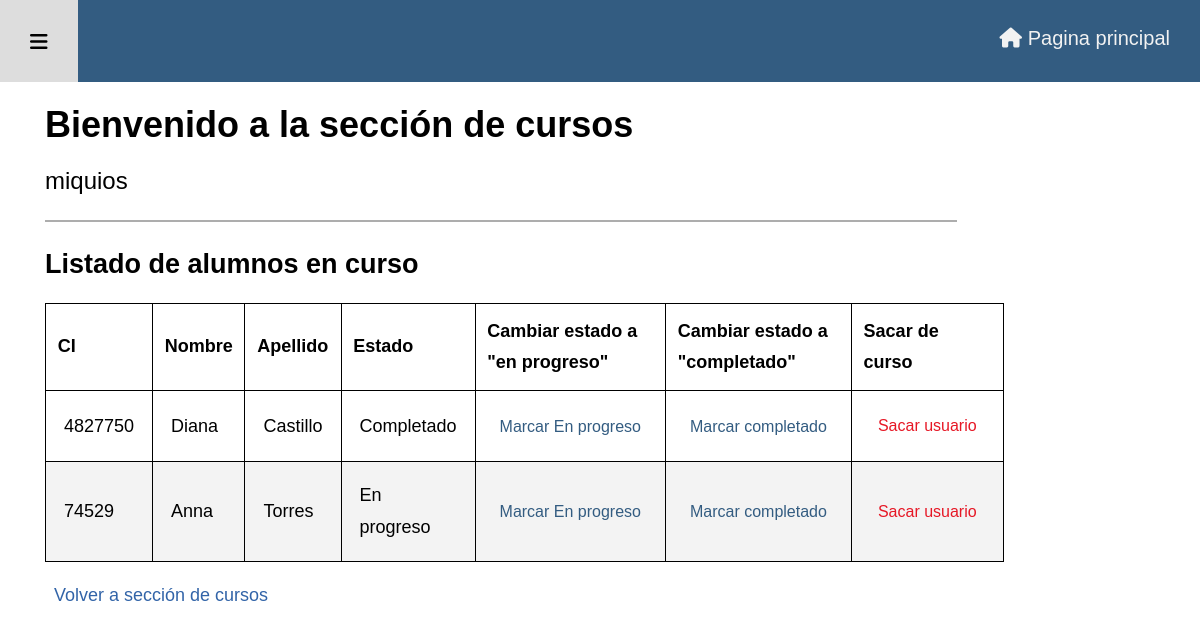
The app's page /admin/cursos.php?direccion=listado&lista_curso=4 (signed in) with its own data.
### tables this page shows
CREATE TABLE IF NOT EXISTS `usuario_y_curso` (
  `id_uc` int(11) NOT NULL AUTO_INCREMENT,
  `id_curso` int(11) NOT NULL,
  `ci_usuario` int(11) NOT NULL,
  `estado` varchar(255) DEFAULT 'En progreso',
  PRIMARY KEY (`id_uc`),
  KEY `frk_curso` (`id_curso`),
  KEY `frk_usuario` (`ci_usuario`)
);

CREATE TABLE IF NOT EXISTS `usuarios` (
  `ci_usuario` int(11) NOT NULL,
  `primer_nombre` varchar(255) NOT NULL,
  `apellido` varchar(255) NOT NULL,
  `usuario` varchar(255) NOT NULL,
  `email` varchar(255) NOT NULL,
  `contrasena` varchar(255) NOT NULL,
  `rol` varchar(255) NOT NULL DEFAULT 'estudiante',
  PRIMARY KEY (`ci_usuario`)
);

### admin/admin_includes/usuarios_registrados.php (the view, shortened to what this page needs)
<table class="estilo-tabla">
    <thead>
        <tr>
        <th>CI</th>
        <th>Nombre</th>
        <th>Apellido</th>
        <th>Estado</th>
        <th>Cambiar estado a "en progreso"</th>
        <th>Cambiar estado a "completado"</th>
        <th>Sacar de curso</th>
        </tr>
    </thead>
    <tbody>
<?php
    if(isset($_GET['lista_curso'])) {
        $id_listado = $_GET['lista_curso'];
    }
    echo "<h2>Listado de alumnos en curso</h2>";
    $query = "SELECT curso.id_curso, usuario_y_curso.id_uc, usuarios.ci_usuario, usuarios.primer_nombre, usuarios.apellido, estado FROM usuario_y_curso ";
    $query .= "INNER JOIN usuarios ON usuario_y_curso.ci_usuario = usuarios.ci_usuario ";
    $query .= "INNER JOIN curso ON usuario_y_curso.id_curso = curso.id_curso ";
    $query .= "WHERE usuario_y_curso.id_curso = ?";
    $stmt = mysqli_stmt_init($conexion);
    $preparar = mysqli_stmt_prepare($stmt, $query);
    if(!$preparar) {
        die('Query fallido' . mysqli_error($conexion));
    } else {
    mysqli_stmt_bind_param($stmt, "i", $id_listado);
    mysqli_stmt_execute($stmt);
    $seleccionar_usuarios_registrados = mysqli_stmt_get_result($stmt);
    while ($fila = mysqli_fetch_assoc($seleccionar_usuarios_registrados)) {
        $ci_usuario = $fila['ci_usuario'];
        $nombre = $fila['primer_nombre'];
        $apellido = $fila['apellido'];
        $estado = $fila['estado'];
        echo "<tr>";
        echo "<td>$ci_usuario</td>";
        echo "<td>$nombre</td>";
        echo "<td>$apellido</td>";
        echo "<td>$estado</td>";
        echo "<form action='' method='POST'>";
        echo "<td><input type='submit' name='marcar_en_progreso' class='boton-cambio' value='Marcar En progreso'></td>";
        echo "</form>";
        echo "<form action='' method='POST'>";
        echo "<td><input type='submit' name='marcar_completado' class='boton-cambio' value='Marcar completado'></td>";
        echo "</form>";
        echo "<form action='' method='POST'>";
        echo "<td><input type='submit' name='sacar' class='boton-activo boton-borrar' onClick=\"javascript: return confirm('¿Está seguro de que quiere borrar? (esta acción no se puede deshacer)'); \" value='Sacar usuario'></td>";
        echo "</form>";
        echo "</tr>";
    }
}
?>
</tbody>
</table>
<div>
    <a class="boton-activo" href="cursos.php">Volver a sección de cursos</a>
</div>

### admin/adm_estilos/estilo-admin.css (style rules this page uses)
html { font-family: 'Josefin Sans', Arial; src: url(adm_fuentes/JosefinSans-VariableFont_wght.ttf); }
body { background-color: white; margin: 0; font-size: 1.125rem; font-weight: 400; line-height: 1.75em; }
table { table-layout: auto; width: 100%; margin: 1em 0; border-collapse: collapse; }
table, td, th { padding: .65em; border: black 1px solid ; }
table thead tr { text-align: left; }
table tbody tr:nth-of-type(even) { background-color: #f3f3f3; }
.tabla-perfil th, td { padding: 1em; text-align: left; }
.boton-activo { text-decoration: none; color: #3264a8; padding: .5em; }
.boton-borrar { color: #e61725; border: none; background-color: transparent; font-size: 1rem; }
.boton-cambio { color: #335C81; border: none; background-color: transparent; font-size: 1rem; }

### records on screen
usuario_y_curso: ci_usuario.ci_usuario "4827750", ci_usuario.primer_nombre "Diana", ci_usuario.apellido "Castillo", estado "Completado"
usuario_y_curso: ci_usuario.ci_usuario "74529", ci_usuario.primer_nombre "Anna", ci_usuario.apellido "Torres", estado "En progreso"

### other values on screen
$_SESSION['usuario'] "miquios"
